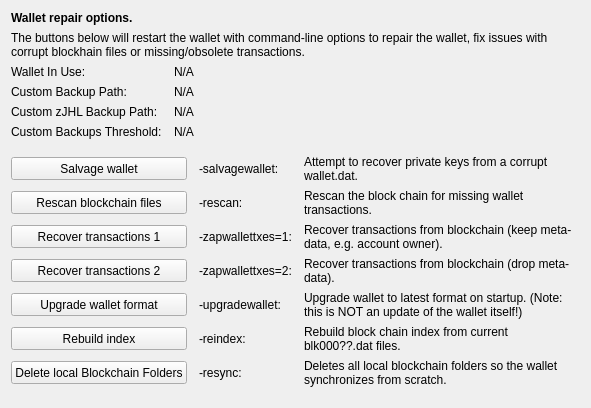
     <widget class="QWidget" name="tab_repair">
      <attribute name="title">
       <string>&amp;Wallet Repair</string>
      </attribute>
      <layout class="QGridLayout" name="gridLayout_4" columnstretch="0,0,0,0">
       <property name="horizontalSpacing">
        <number>12</number>
       </property>
       <item row="0" column="0" colspan="4">
        <widget class="QLabel" name="label_repair_header">
         <property name="font">
          <font>
           <weight>75</weight>
           <bold>true</bold>
          </font>
         </property>
         <property name="text">
          <string>Wallet repair options.</string>
         </property>
        </widget>
       </item>
       <item row="1" column="0" colspan="4">
        <widget class="QLabel" name="label_repair_helptext">
         <property name="font">
          <font>
           <weight>50</weight>
           <bold>false</bold>
          </font>
         </property>
         <property name="text">
          <string>The buttons below will restart the wallet with command-line options to repair the wallet, fix issues with corrupt blockhain files or missing/obsolete transactions.</string>
         </property>
         <property name="wordWrap">
          <bool>true</bool>
         </property>
        </widget>
       </item>
       <item row="2" column="0">
        <widget class="QLabel" name="wallet_path_label">
         <property name="text">
          <string>Wallet In Use:</string>
         </property>
        </widget>
       </item>
       <item row="2" column="1" colspan="3">
        <widget class="QLabel" name="wallet_path">
         <property name="cursor">
          <cursorShape>IBeamCursor</cursorShape>
         </property>
         <property name="text">
          <string>N/A</string>
         </property>
         <property name="textFormat">
          <enum>Qt::PlainText</enum>
         </property>
         <property name="textInteractionFlags">
          <set>Qt::LinksAccessibleByMouse|Qt::TextSelectableByKeyboard|Qt::TextSelectableByMouse</set>
         </property>
        </widget>
       </item>
       <item row="3" column="0">
        <widget class="QLabel" name="wallet_custombackuppath_label">
         <property name="visible">
          <bool>false</bool>
         </property>
         <property name="text">
          <string>Custom Backup Path:</string>
         </property>
        </widget>
       </item>
       <item row="3" column="1" colspan="3">
        <widget class="QLabel" name="wallet_custombackuppath">
         <property name="cursor">
          <cursorShape>IBeamCursor</cursorShape>
         </property>
         <property name="visible">
          <bool>false</bool>
         </property>
         <property name="text">
          <string>N/A</string>
         </property>
         <property name="textFormat">
          <enum>Qt::PlainText</enum>
         </property>
         <property name="textInteractionFlags">
          <set>Qt::LinksAccessibleByMouse|Qt::TextSelectableByKeyboard|Qt::TextSelectableByMouse</set>
         </property>
        </widget>
       </item>
       <item row="4" column="0">
        <widget class="QLabel" name="wallet_customzpivbackuppath_label">
         <property name="visible">
          <bool>false</bool>
         </property>
         <property name="text">
          <string>Custom zJHL Backup Path:</string>
         </property>
        </widget>
       </item>
       <item row="4" column="1" colspan="3">
        <widget class="QLabel" name="wallet_customzpivbackuppath">
         <property name="cursor">
          <cursorShape>IBeamCursor</cursorShape>
         </property>
         <property name="visible">
          <bool>false</bool>
         </property>
         <property name="text">
          <string>N/A</string>
         </property>
         <property name="textFormat">
          <enum>Qt::PlainText</enum>
         </property>
         <property name="textInteractionFlags">
          <set>Qt::LinksAccessibleByMouse|Qt::TextSelectableByKeyboard|Qt::TextSelectableByMouse</set>
         </property>
        </widget>
       </item>
       <item row="5" column="0">
        <widget class="QLabel" name="wallet_custombackupthreshold_label">
         <property name="visible">
          <bool>false</bool>
         </property>
         <property name="text">
          <string>Custom Backups Threshold:</string>
         </property>
        </widget>
       </item>
       <item row="5" column="1" colspan="3">
        <widget class="QLabel" name="wallet_custombackupthreshold">
         <property name="cursor">
          <cursorShape>IBeamCursor</cursorShape>
         </property>
         <property name="visible">
          <bool>false</bool>
         </property>
         <property name="text">
          <string>N/A</string>
         </property>
         <property name="textFormat">
          <enum>Qt::PlainText</enum>
         </property>
         <property name="textInteractionFlags">
          <set>Qt::LinksAccessibleByMouse|Qt::TextSelectableByKeyboard|Qt::TextSelectableByMouse</set>
         </property>
        </widget>
       </item>
       <item row="6" column="0">
        <spacer name="verticalSpacer_repair1">
         <property name="orientation">
          <enum>Qt::Vertical</enum>
         </property>
         <property name="sizeHint" stdset="0">
          <size>
           <width>10</width>
           <height>10</height>
          </size>
         </property>
        </spacer>
       </item>
       <item row="7" column="0" colspan="2">
        <widget class="QPushButton" name="btn_salvagewallet">
         <property name="minimumSize">
          <size>
           <width>100</width>
           <height>23</height>
          </size>
         </property>
         <property name="text">
          <string>Salvage wallet</string>
         </property>
        </widget>
       </item>
       <item row="7" column="2">
        <widget class="QLabel" name="label_repair_salvage_command">
         <property name="text">
          <string notr="true">-salvagewallet:</string>
         </property>
        </widget>
       </item>
       <item row="7" column="3">
        <widget class="QLabel" name="label_repair_salvage">
         <property name="text">
          <string>Attempt to recover private keys from a corrupt wallet.dat.</string>
         </property>
         <property name="wordWrap">
          <bool>true</bool>
         </property>
        </widget>
       </item>
       <item row="8" column="0" colspan="2">
        <widget class="QPushButton" name="btn_rescan">
         <property name="minimumSize">
          <size>
           <width>100</width>
           <height>23</height>
          </size>
         </property>
         <property name="text">
          <string>Rescan blockchain files</string>
         </property>
        </widget>
       </item>
       <item row="8" column="2">
        <widget class="QLabel" name="label_repair_rescan_command">
         <property name="text">
          <string notr="true">-rescan:</string>
         </property>
        </widget>
       </item>
       <item row="8" column="3">
        <widget class="QLabel" name="label_repair_rescan">
         <property name="text">
          <string>Rescan the block chain for missing wallet transactions.</string>
         </property>
         <property name="wordWrap">
          <bool>true</bool>
         </property>
        </widget>
       </item>
       <item row="9" column="0" colspan="2">
        <widget class="QPushButton" name="btn_zapwallettxes1">
         <property name="minimumSize">
          <size>
           <width>100</width>
           <height>23</height>
          </size>
         </property>
         <property name="text">
          <string>Recover transactions 1</string>
         </property>
        </widget>
       </item>
       <item row="9" column="2">
        <widget class="QLabel" name="label_repair_zap1_command">
         <property name="text">
          <string notr="true">-zapwallettxes=1:</string>
         </property>
        </widget>
       </item>
       <item row="9" column="3">
        <widget class="QLabel" name="label_repair_zap1">
         <property name="text">
          <string>Recover transactions from blockchain (keep meta-data, e.g. account owner).</string>
         </property>
         <property name="wordWrap">
          <bool>true</bool>
         </property>
        </widget>
       </item>
       <item row="10" column="0" colspan="2">
        <widget class="QPushButton" name="btn_zapwallettxes2">
         <property name="minimumSize">
          <size>
           <width>100</width>
           <height>23</height>
          </size>
         </property>
         <property name="text">
          <string>Recover transactions 2</string>
         </property>
        </widget>
       </item>
       <item row="10" column="2">
        <widget class="QLabel" name="label_repair_zap2_command">
         <property name="text">
          <string notr="true">-zapwallettxes=2:</string>
         </property>
        </widget>
       </item>
       <item row="10" column="3">
        <widget class="QLabel" name="label_repair_zap2">
         <property name="text">
          <string>Recover transactions from blockchain (drop meta-data).</string>
         </property>
         <property name="wordWrap">
          <bool>true</bool>
         </property>
        </widget>
       </item>
       <item row="11" column="0" colspan="2">
        <widget class="QPushButton" name="btn_upgradewallet">
         <property name="minimumSize">
          <size>
           <width>100</width>
           <height>23</height>
          </size>
         </property>
         <property name="text">
          <string>Upgrade wallet format</string>
         </property>
        </widget>
       </item>
       <item row="11" column="2">
        <widget class="QLabel" name="label_repair_upgrade_command">
         <property name="text">
          <string notr="true">-upgradewallet:</string>
         </property>
        </widget>
       </item>
       <item row="11" column="3">
        <widget class="QLabel" name="label_repair_upgrade">
         <property name="text">
          <string>Upgrade wallet to latest format on startup. (Note: this is NOT an update of the wallet itself!)</string>
         </property>
         <property name="wordWrap">
          <bool>true</bool>
         </property>
        </widget>
       </item>
       <item row="12" column="0" colspan="2">
        <widget class="QPushButton" name="btn_reindex">
         <property name="minimumSize">
          <size>
           <width>100</width>
           <height>23</height>
          </size>
         </property>
         <property name="text">
          <string>Rebuild index</string>
         </property>
        </widget>
       </item>
       <item row="12" column="2">
        <widget class="QLabel" name="label_repair_reindex_command">
         <property name="text">
          <string notr="true">-reindex:</string>
         </property>
        </widget>
       </item>
       <item row="12" column="3">
        <widget class="QLabel" name="label_repair_reindex">
         <property name="text">
          <string>Rebuild block chain index from current blk000??.dat files.</string>
         </property>
         <property name="wordWrap">
          <bool>true</bool>
         </property>
        </widget>
       </item>
       <item row="13" column="0" colspan="2">
        <widget class="QPushButton" name="btn_resync">
         <property name="minimumSize">
          <size>
           <width>100</width>
           <height>23</height>
          </size>
         </property>
         <property name="text">
          <string>Delete local Blockchain Folders</string>
         </property>
        </widget>
       </item>
       <item row="13" column="2">
        <widget class="QLabel" name="label_repair_resync_command">
         <property name="text">
          <string>-resync:</string>
         </property>
        </widget>
       </item>
       <item row="13" column="3">
        <widget class="QLabel" name="label_repair_resync">
         <property name="text">
          <string>Deletes all local blockchain folders so the wallet synchronizes from scratch.</string>
         </property>
         <property name="wordWrap">
          <bool>true</bool>
         </property>
        </widget>
       </item>
       <item row="14" column="0">
        <spacer name="verticalSpacer_repair2">
         <property name="orientation">
          <enum>Qt::Vertical</enum>
         </property>
         <property name="sizeHint" stdset="0">
          <size>
           <width>20</width>
           <height>10</height>
          </size>
         </property>
        </spacer>
       </item>
      </layout>
     </widget>
